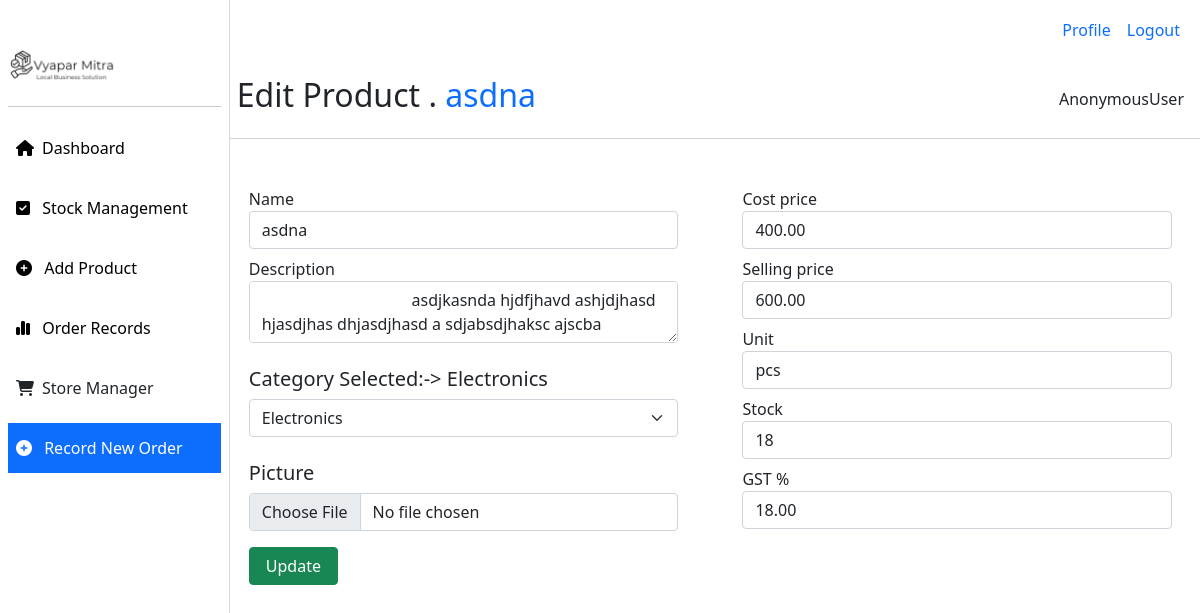
The app's page /products/edit-product/1/, older data.
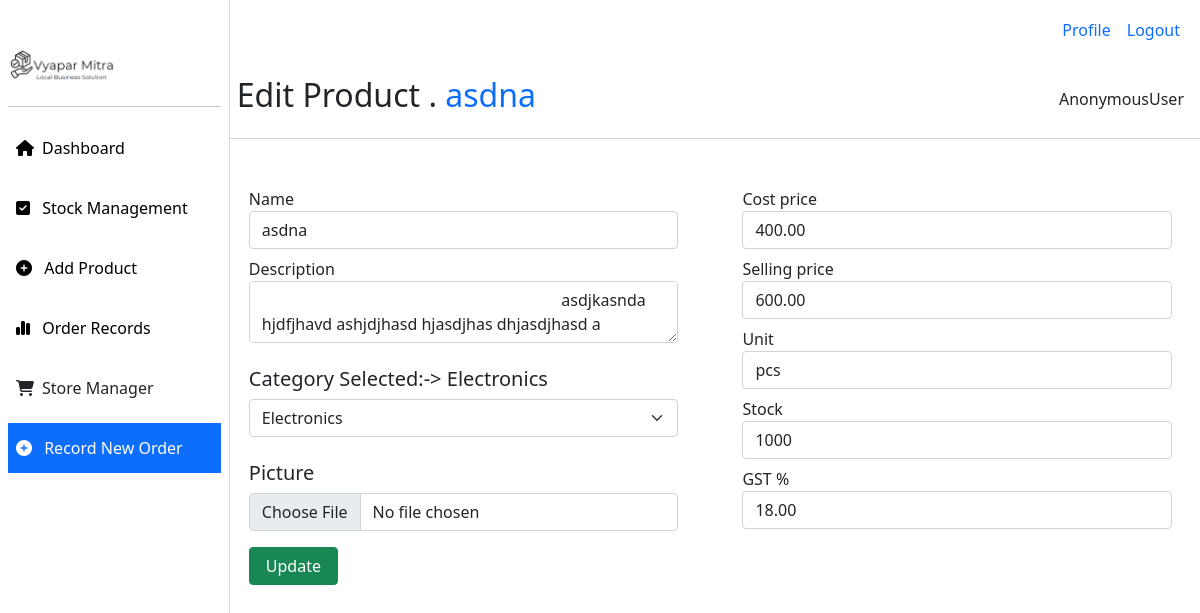
The same page, newer data.
### products/models.py (models this page shows, shortened)
class Product(models.Model):
    name = models.CharField(max_length=255)
    description = models.TextField()
    cost_price = models.DecimalField(max_digits=10, decimal_places=2)
    selling_price = models.DecimalField(max_digits=10, decimal_places=2)
    stock = models.IntegerField(default=0)
    created_at = models.DateTimeField(auto_now_add=True)
    updated_at = models.DateTimeField(auto_now=True)
    category = models.ForeignKey('Category', on_delete=models.CASCADE)
    unique_id = models.CharField(max_length=255, unique=True)
    gst = models.DecimalField(max_digits=10, decimal_places=2, default=0)
    units = models.CharField(max_length=255, default='pcs')
    image = models.ImageField(upload_to='products/', default='products/default.jpg')
    account  = models.ForeignKey('accounts.Account', on_delete=models.CASCADE, null=True, blank=True)
    is_active = models.BooleanField(default=True)

class Category(models.Model):
    name = models.CharField(max_length=255)
    description = models.TextField()
    created_at = models.DateTimeField(auto_now_add=True)
    updated_at = models.DateTimeField(auto_now=True)

### products/views.py (the view, shortened to what this page needs)
# urls.py: path('edit-product/<int:id>/',views.edit_product, name='edit-product'),
def edit_product(request, id):
    product = Product.objects.get(id=id)
    return render(request, 'products/edit_products.html', {'product': product})

### templates/products/edit_products.html (shortened to what this page needs)
{% extends "home/base.html" %}
{% block content %}
<div class="d-flex" style="min-width: 100vw;">
    <div style="width: 230px;">
        {% include 'home/sidebar.html' %}
    </div>
    <div style="width:85vw;">
        {% include 'home/topbar.html' %}
        <div class=" p-3 d-flex justify-content-between align-items-center"
            style="width:100%; border-bottom:1px solid #d3d3d3;">
            <h2>Edit Product . <span class="text-primary">{{product.name}}</span></h2>
            <div>
                {{request.user}}
            </div>
        </div>
        <div class="p-2">
            <div class="row">
                <div class="col-md-6 p-3">
                    <form action="{% url 'edit-product' product.id %}" method="POST" enctype="multipart/form-data">
                        <div class="container px-3 py-4">
                            <div class="form-group">
                                <label for="product_name">Name</label>
                                <input type="text" name="product_name" class="form-control" id="product_name"
                                    placeholder="Enter product name" value="{{product.name}}">
                            </div>
                            <div class="form-group mt-2">
                                <label for="description">Description</label>
                                <textarea name="description" class="form-control" >
                                    {{product.description}}
                                </textarea>
                            </div>
                            <br>
                            <h5>Category Selected:-> {{product.category.name}}</h5>
                            <div class="form-group">
                                <select name="category" id="" class="form-select" value="{{product.category.name}}">
                                    <option value="Electronics">Electronics</option>
                                </select>
                            </div>
                            <br>
                            <h5>Picture</h5>
                            <div class="form-group">
                                <input type="file" name="image" class="form-control" id="">
                            </div>
                            <div class="d-flex mt-3">
                                <button type="submit" class="btn btn-success px-3">Update</button>
                            </div>
                        </div>
                </div>
                <div class="col-md-6 px-3">
                    <div class="container mt-4 py-3 px-3">
                        <div class="form-group">
                            <label for="cost_price">Cost price</label>
                            <input type="number" name="cost_price" value="{{product.cost_price}}" class="form-control">
                        </div>
                        <div class="form-group mt-2">
                            <label for="selling_price">Selling price</label>
                            <input type="number" name="selling_price"  value="{{product.selling_price}}" class="form-control">
                        </div>
                        <div class="form-group mt-2">
                            <label for="unit">Unit</label>
                            <input type="text" name="unit" class="form-control" value="{{product.units}}">
                        </div>
                        <div class="form-group mt-2">
                            <label for="stock">Stock</label>
                            <input type="text" name="stock" placeholder="Stock" class="form-control" value="{{product.stock}}">
                        </div>
                        <div class="form-group mt-2">
                            <label for="unit">GST %</label>
                            <input type="number" name="gst" placeholder="Eg 18%" class="form-control" value="{{product.gst}}">
                        </div>
                    </div>
                </div>
            </div>
        </div>
    </div>
</div>
{% endblock content %}

Row changes from the older to the newer data that the page shows:
changed Product "asdna": stock "18" → "1000"
